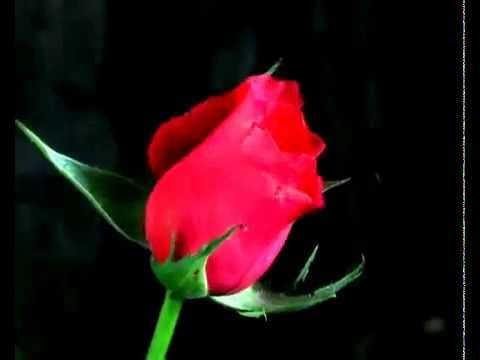
#> input picture images/img1.jpg, 480 x 360 px
$ jupyter execute Histograms.ipynb
#> lines starting #> are read from the running program, lines starting #| are printed output that depends on the picture
# Histograms

histogram is a graphical representation showing how frequently various color values(intensity value) occur in the image.

[cell 1]
import cv2
import numpy as np
from matplotlib import pyplot as plt #loads up the pyplot library


img = cv2.imread("images/img1.jpg",0)# read the image as grayscale
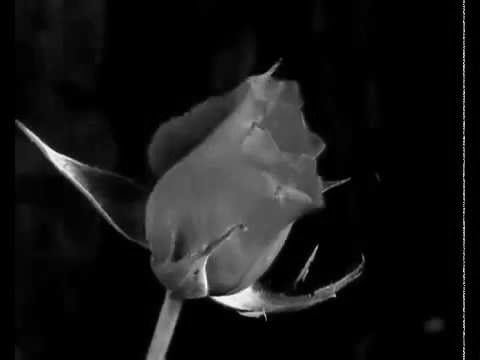
#> img: shape (360, 480); min 0, max 252, mean 22


plt.subplot(121),plt.imshow(img),plt.title('Original')
plt.xticks([]), plt.yticks([])
plt.subplot(122),plt.hist(img.ravel(),256,[0,256])#the first parameter to the function is the list of images to process.
#The next parameter is the histogram size, or the number of “bins” to use for the histogram #256 >> grayscale image.
#final parameter is the range of values each of the pixels in the image can have. Assuming 24-bit color, each channel
#has values between 0 and 255.

plt.title('histogram')
plt.xticks([]), plt.yticks([])
plt.xlabel("grayscale value")
plt.ylabel("pixels")
plt.show()
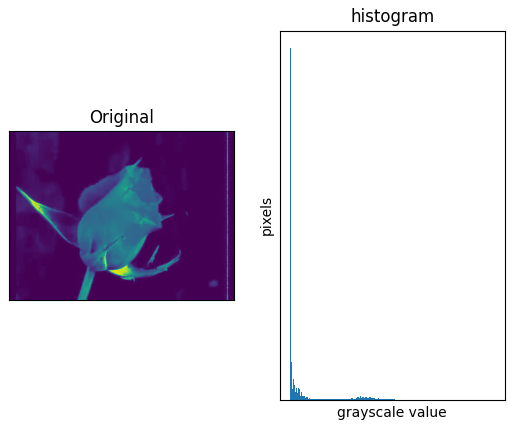
#> figure drawn by matplotlib, 2 panels

[cell 2]
import cv2
import numpy as np
from matplotlib import pyplot as plt #loads up the pyplot library


img = cv2.imread('images/img1.jpg',0)
equ = cv2.equalizeHist(img)
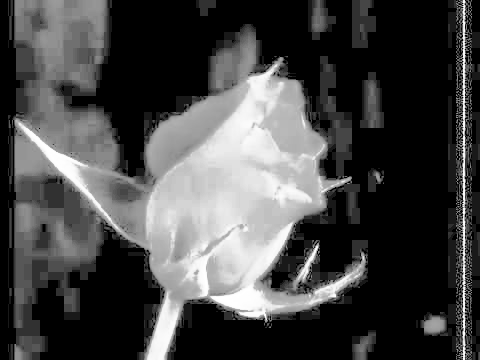
#> equ: shape (360, 480); min 0, max 255, mean 70.6
res = np.hstack((img,equ)) #stacking images side-by-sideplt.xticks([]), plt.yticks([])
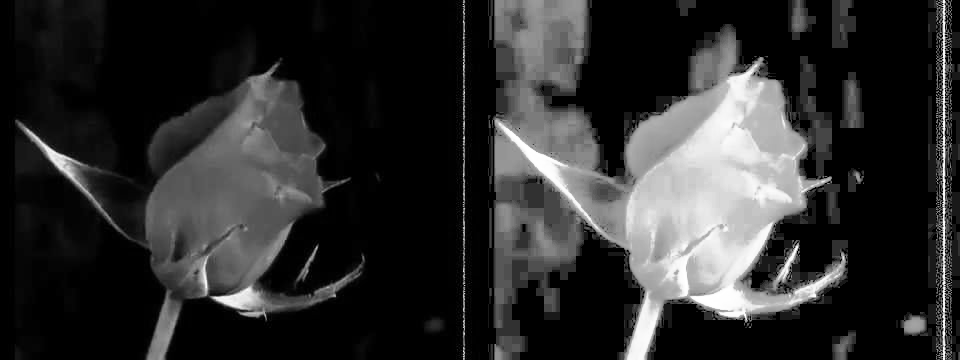
#> res: shape (360, 960); min 0, max 255, mean 46.3

plt.subplot(121),plt.imshow(img),plt.title('Original')
plt.xticks([]), plt.yticks([])
plt.subplot(122),plt.hist(img.ravel(),256,[0,256]) ,plt.title('histogram')
plt.xticks([]), plt.yticks([])
plt.show()
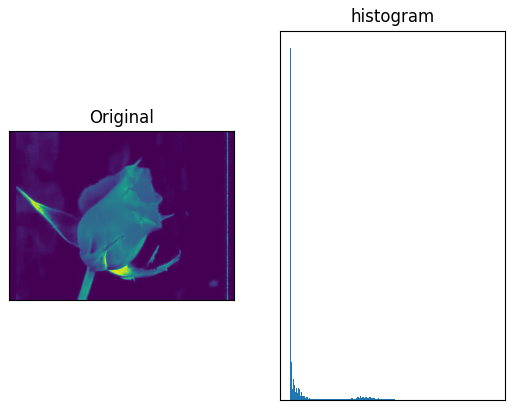
#> figure drawn by matplotlib, 2 panels

$ run again, with images/Moon.jpg copied over images/img1.jpg
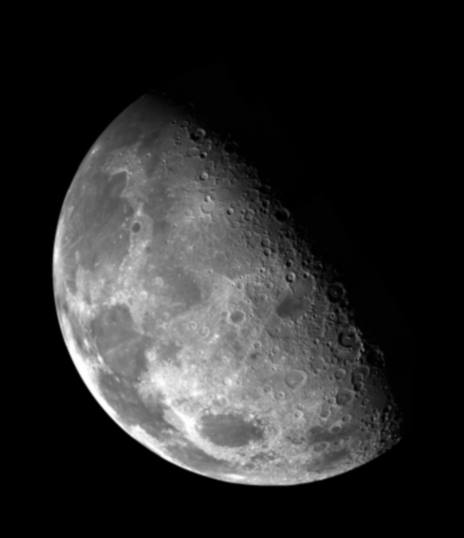
#> input picture images/Moon.jpg, 464 x 538 px
#> img is the input picture: shape (538, 464); min 0, max 255, mean 42.6
#> `res = np.hstack((img,equ))`:
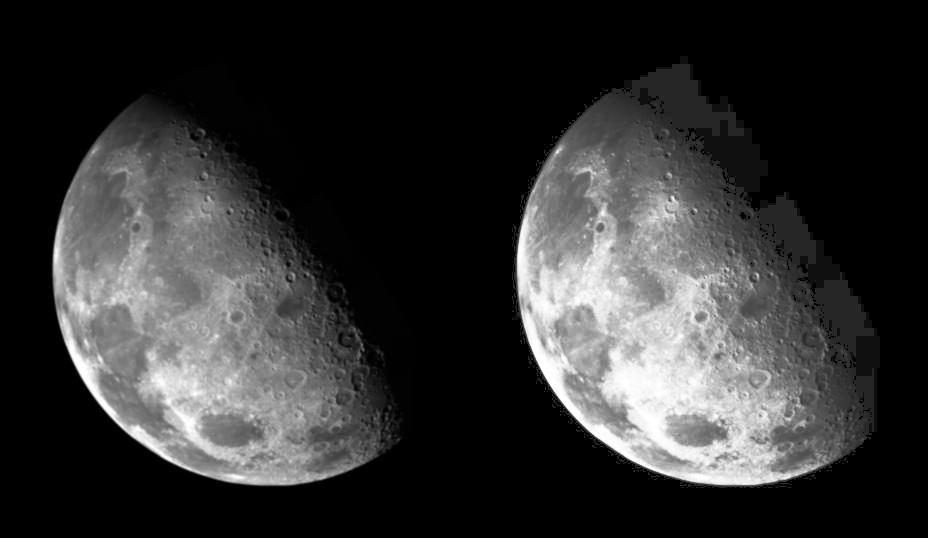
#> res: shape (538, 928); min 0, max 255, mean 49.5
#> `plt.show()`:
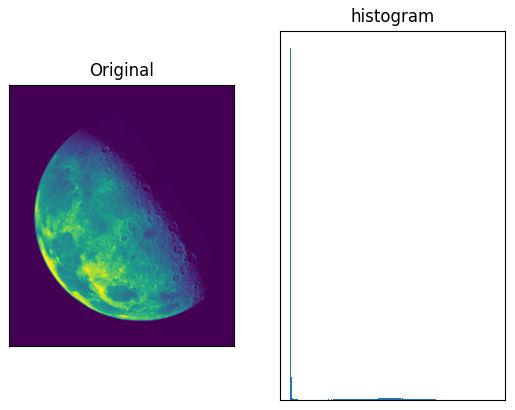
#> figure drawn by matplotlib, 2 panels
